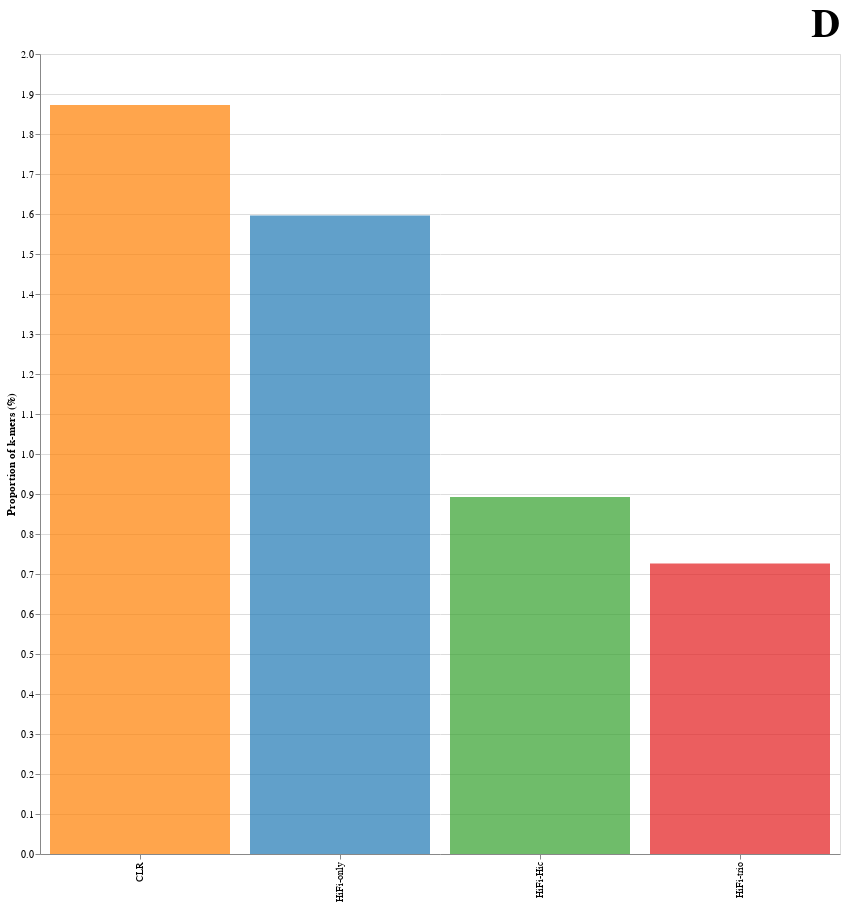

The notebook cell saved with this chart:
### Code cell
panel_B_a = alt.Chart(dup).mark_bar(color='green',opacity=.7).encode(
    x=alt.X('mode',sort=["CLR", "HiFi-only", "HiFi-Hic", "HiFi-trio"], title=None),
    y=alt.Y('prct',title="Proportion of k-mers (%)"),
    color=alt.Color(
                'mode',
                scale=alt.Scale(
                    domain=modes_byung,
                    range=colors_byung
                ),
            legend=None
        
            ),    
    
).properties(
    width=800,
    height=800,
    title = alt.TitleParams(text = 'D', 
            fontSize=40,
            font='Arial',
            anchor='end',
            color='black',
            dx=0,
            #dy=48,
                           )
)

panel_B_a

### Figure 1 — Vega-Lite specification as saved in the notebook (floating-point values rounded to 4 significant figures)
{"config": {"view": {"continuousWidth": 400, "continuousHeight": 300}}, "data": {"name": "data-c3e69e7ab2eabdc86efa47afd3450540"}, "mark": {"type": "bar", "color": "green", "opacity": 0.7}, "encoding": {"color": {"field": "mode", "legend": null, "scale": {"domain": ["HiFi-only", "HiFi-Hic", "HiFi-trio", "CLR"], "range": ["#1f78b4", "#33a02c", "#e31a1c", "#ff7f00"]}, "type": "nominal"}, "x": {"field": "mode", "sort": ["CLR", "HiFi-only", "HiFi-Hic", "HiFi-trio"], "title": null, "type": "nominal"}, "y": {"field": "prct", "title": "Proportion of k-mers (%)", "type": "quantitative"}}, "height": 800, "title": {"text": "D", "anchor": "end", "color": "black", "dx": 0, "font": "Arial", "fontSize": 40}, "width": 800, "$schema": "https://vega.github.io/schema/vega-lite/v4.17.0.json", "datasets": {"data-c3e69e7ab2eabdc86efa47afd3450540": [{"mode": "CLR", "prct": 1.872}, {"mode": "HiFi-only", "prct": 1.596}, {"mode": "HiFi-Hic", "prct": 0.8925}, {"mode": "HiFi-trio", "prct": 0.7262}]}}
